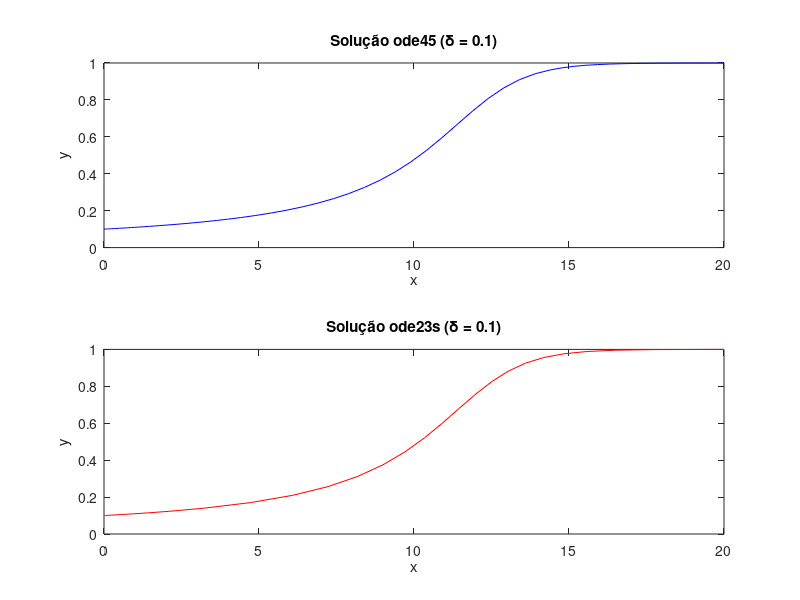

This figure's MATLAB source:
% Exercício 5.27. alínea a)

%Equação Diferencial Ordinária
EDO = @(x, y) y^2 - y^3;

%Condições
delta = 0.1;
span = [0, 2/delta];
y0 = delta;

%Solução ode45
[x_ode45, y_ode45] = ode45(EDO, span, y0);

%Solução ode23s
[x_ode23s, y_ode23s] = ode23s(EDO, span, y0);


figure;

%Gráfico ode45
subplot(2, 1, 1); 
plot(x_ode45, y_ode45, 'b-');
title('Solução ode45 (\delta = 0.1)');
xlabel('x');
ylabel('y');

%Gráfico ode23s
subplot(2, 1, 2); 
plot(x_ode23s, y_ode23s, 'r-');
title('Solução ode23s (\delta = 0.1)');
xlabel('x');
ylabel('y');

%Número de pontos usados
fprintf('Pontos ode45: %d\n', length(x_ode45));
fprintf('Pontos ode23s: %d\n', length(x_ode23s));

%NOTA: Correr para ver os gráficos

%OUTPUT:

%Pontos ode45: 45
%Pontos ode23s: 21


